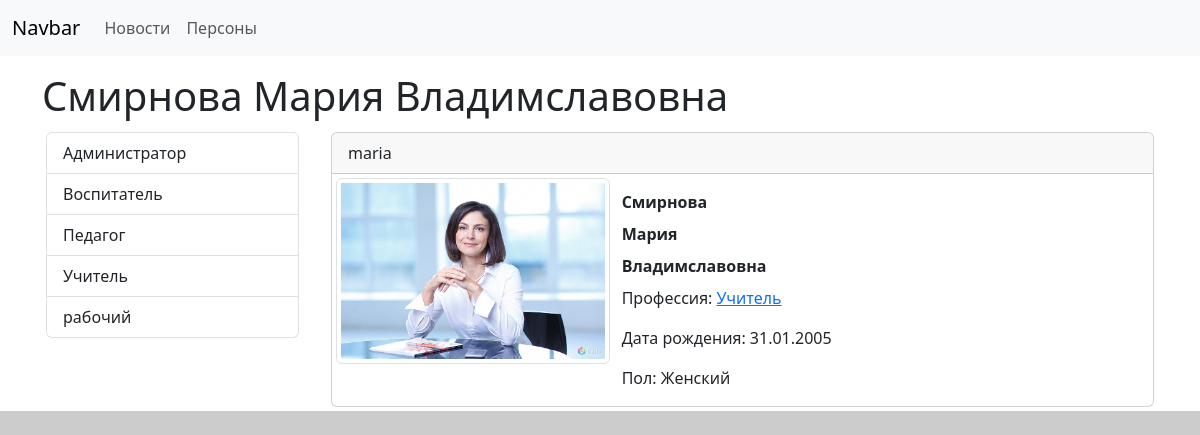
Screenshot of /humans/humans/103 with the database file from the repository.
### humans/models.py (models this page shows, shortened)
class Professions(models.Model):
    title = models.CharField(max_length=100,verbose_name='Название')
    def __str__(self):
        return self.title
    def get_absolute_url(self):
        return reverse_lazy('profhumans', kwargs={'profid': self.pk})
    class Meta:
        verbose_name = 'Профессия'
        verbose_name_plural = 'Профессии'
        ordering = ['title']

class Humans(models.Model):
    class Meta:
        verbose_name = 'Личность'
        verbose_name_plural = 'Люди'
        ordering = ['famil', 'name', 'otches']
    nicname = models.CharField(max_length=50,verbose_name='Никнейм')
    famil = models.CharField(max_length=40,verbose_name='Фамилия')
    name = models.CharField(max_length=40,verbose_name='Имя')
    otches = models.CharField(max_length=40,blank=True, null=True,verbose_name='Отчество')
    birthday = models.DateField(blank=True, null=True,verbose_name='День рождения')
    avatar = models.ImageField(upload_to='images/', blank=True, null=True,verbose_name='Аватарка')
    ismale=models.BooleanField(default=True,verbose_name='Мужчина')
    profession=models.ForeignKey('Professions', on_delete=models.PROTECT,null=True,verbose_name='Профессия')

### humans/views.py (the view)
# urls.py: path('humans/<int:humansid>', gethumans, name='humansdetail'),
def gethumans(request, humansid):
    item = Humans.objects.get(pk=humansid)
    return render(request, 'humans/person.html', {'item': item,'title': item.famil+' '+item.name+' '+item.otches})

### humans/templatetags/humans_tag.py (called while the page is built)
@register.simple_tag(name='get_profs')
def get_profs():
    return Professions.objects.all()

### humans/templates/humans/person.html (shortened to what this page needs)
{% extends 'base.html' %}
{% block sidebar %}
{% include 'humans/listprofs.html' %}
{% endblock %}
{% block content %}
<div class="card m-1">
    <div class="card-header">{{item.nicname}}</div>
    <div class="row g-0">
        {% if item.avatar %}
        <div class="col-md-4">
        <img src="{{ item.avatar.url }}" class="m-1 img-thumbnail" alt="">
      </div>
      {% endif %}
      <div class="col-md-8">
        <div class="card-body">
          <div class="card-title"><b>{{ item.famil }}</b></div>
          <div class="card-title"><b>{{ item.name }}</b></div>
          <div class="card-title"><b>{{ item.otches }}</b></div>
          <p class="card-text">Профессия: <a href="{{item.profession.get_absolute_url}}">{{item.profession}}</a></p>
          <p class="card-text">Дата рождения: {{ item.birthday|date:"d.m.Y" }}</p>
          <p class="card-text">Пол: {% if item.ismale %}Мужской{% else %}Женский{% endif %}</p>
      </div>
      </div>
    </div>
{% endblock %}

### humans/templates/humans/listprofs.html
{% load humans_tag %}
<div class="list-group m-1">
    {% get_profs as profs %}
    {% for i in profs %}
    <a href="{{ i.get_absolute_url }}" class="list-group-item list-group-item-action">{{i.title}}</a>
    {% endfor %}
</div>

### myproj/static/css/style.css (style rules this page uses)
:root { background-color: #ccc !important; }

### rows the page displays
Professions: title "Администратор"
Professions: title "Воспитатель"
Professions: title "Педагог"
Professions: title "Учитель"
Professions: title "рабочий"
Humans: nicname "maria", avatar (picture), famil "Смирнова", name "Мария", otches "Владимславовна", profession "Учитель", birthday "31.01.2005"

### other values shown
{{ title }} "Смирнова Мария Владимславовна"
